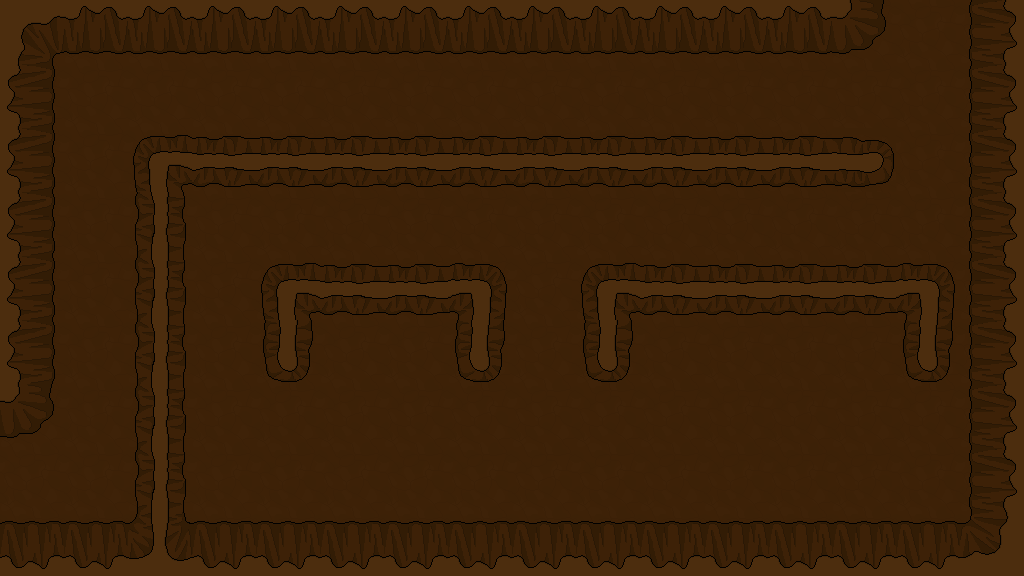

Below is a game level as drawn by its tile map, then a one-line description and the .tmx file that defines it, in full:
An orthogonal 16x9 tile map with 64x64 px tiles, 1 tile layer (Tile Layer 1).

<map version="1.0" orientation="orthogonal" width="16" height="9" tilewidth="64" tileheight="64">
 <tileset firstgid="1" name="backgroundTiles" tilewidth="64" tileheight="64">
  <image source="../backgroundTiles.png" width="12480" height="64" />
 </tileset>
 <layer name="Tile Layer 1" width="16" height="9">
  <data encoding="csv">
151,152,152,152,152,152,152,152,152,152,152,152,152,154,6,161,
158,6,6,6,6,6,6,6,6,6,6,6,6,6,6,161,
158,6,181,173,173,173,173,173,173,173,173,173,173,185,6,161,
158,6,168,6,6,6,6,6,6,6,6,6,6,6,6,161,
158,6,168,6,181,173,173,179,6,181,173,173,173,173,179,161,
158,6,168,6,176,6,53,176,6,176,53,6,6,6,176,161,
154,6,168,6,6,6,53,53,53,53,53,6,6,6,6,161,
6,6,168,6,6,6,6,6,6,6,6,6,6,6,6,161,
160,160,177,160,160,160,160,160,160,160,160,160,160,160,160,162
</data>
 </layer>
</map>
